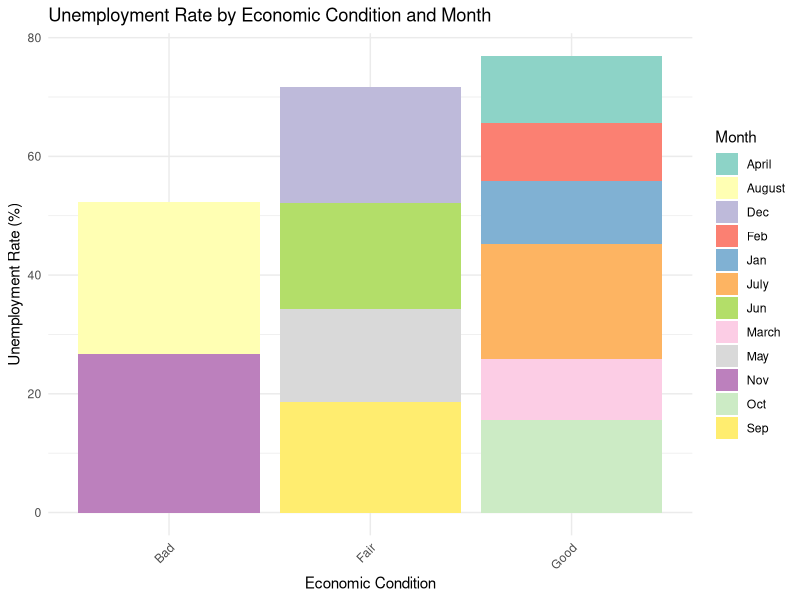
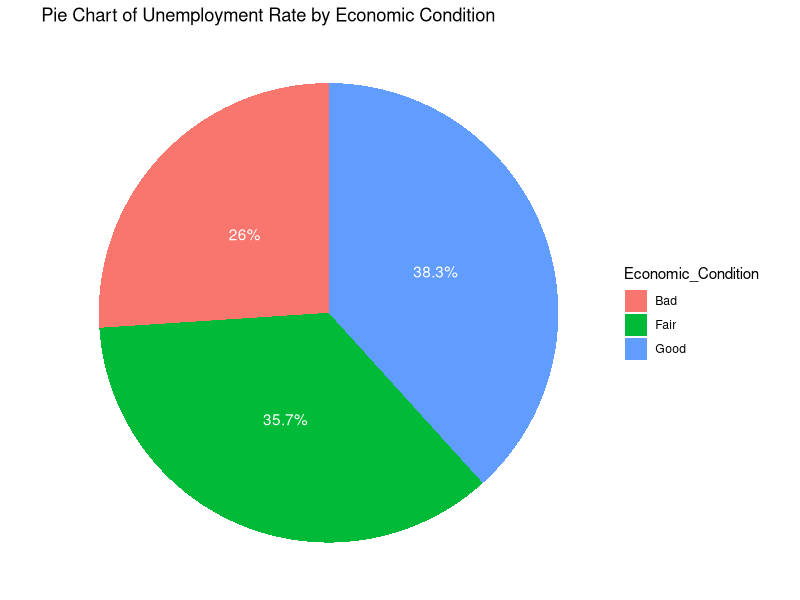
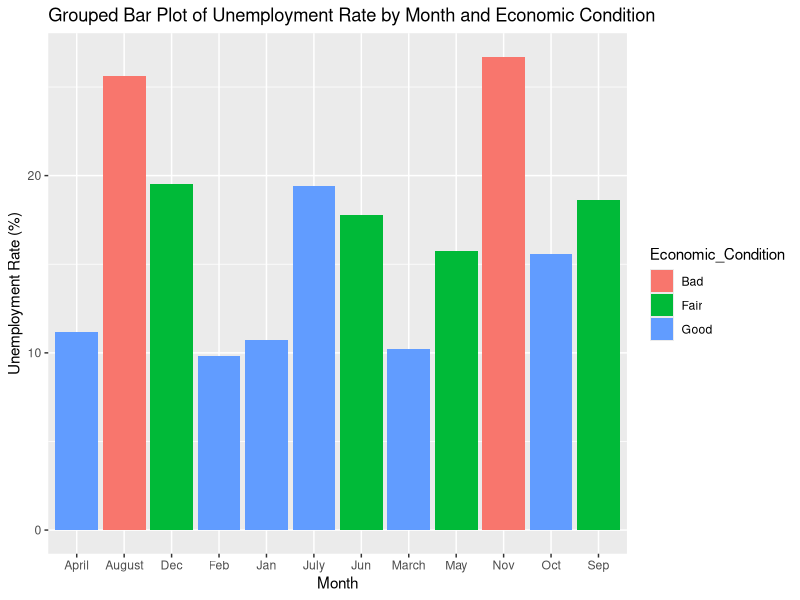

Generate these figures, in order, with R:
library(ggplot2)
library(dplyr)

# Create the data frame
data <- data.frame(
  Month = c("Jan", "Feb", "March", "April", "May", "Jun", "July", "August", "Sep", "Oct", "Nov", "Dec"),
  Economic_Condition = c("Good", "Good", "Good", "Good", "Fair", "Fair", "Good", "Bad", "Fair", "Good", "Bad", "Fair"),
  Unemployment_Rate = c(10.7, 9.8, 10.2, 11.2, 15.75, 17.8, 19.4, 25.6, 18.6, 15.6, 26.7, 19.5)
)

# Aggregate the data by economic condition and month
data_aggregated <- aggregate(Unemployment_Rate ~ Economic_Condition + Month, data, sum)

# Create the stacked bar plot
ggplot(data_aggregated, aes(x = Economic_Condition, y = Unemployment_Rate, fill = Month)) +
  geom_bar(stat = "identity") +
  ggtitle("Unemployment Rate by Economic Condition and Month") +
  xlab("Economic Condition") +
  ylab("Unemployment Rate (%)") +
  theme_minimal() +
  scale_fill_brewer(palette = "Set3") +
  theme(axis.text.x = element_text(angle = 45, hjust = 1))

# Aggregate data for the pie chart
pie_data <- data %>%
  group_by(Economic_Condition) %>%
  summarize(Unemployment_Rate = sum(Unemployment_Rate))

# Add a column for the percentage
pie_data$percent <- pie_data$Unemployment_Rate / sum(pie_data$Unemployment_Rate) * 100

# Create the pie chart with percentages inside
ggplot(pie_data, aes(x = "", y = percent, fill = Economic_Condition)) +
  geom_bar(width = 1, stat = "identity") +
  coord_polar("y", start = 0) +
  geom_text(aes(label = paste0(round(percent, 1), "%")), 
            position = position_stack(vjust = 0.5), color = "white") +
  labs(title = "Pie Chart of Unemployment Rate by Economic Condition", y = "Percentage") +
  theme_void()

# Create the grouped bar plot
ggplot(data, aes(fill = Economic_Condition, y = Unemployment_Rate, x = Month)) + 
  geom_bar(position = "dodge", stat = "identity") +
  labs(title = "Grouped Bar Plot of Unemployment Rate by Month and Economic Condition",
       x = "Month", y = "Unemployment Rate (%)")

